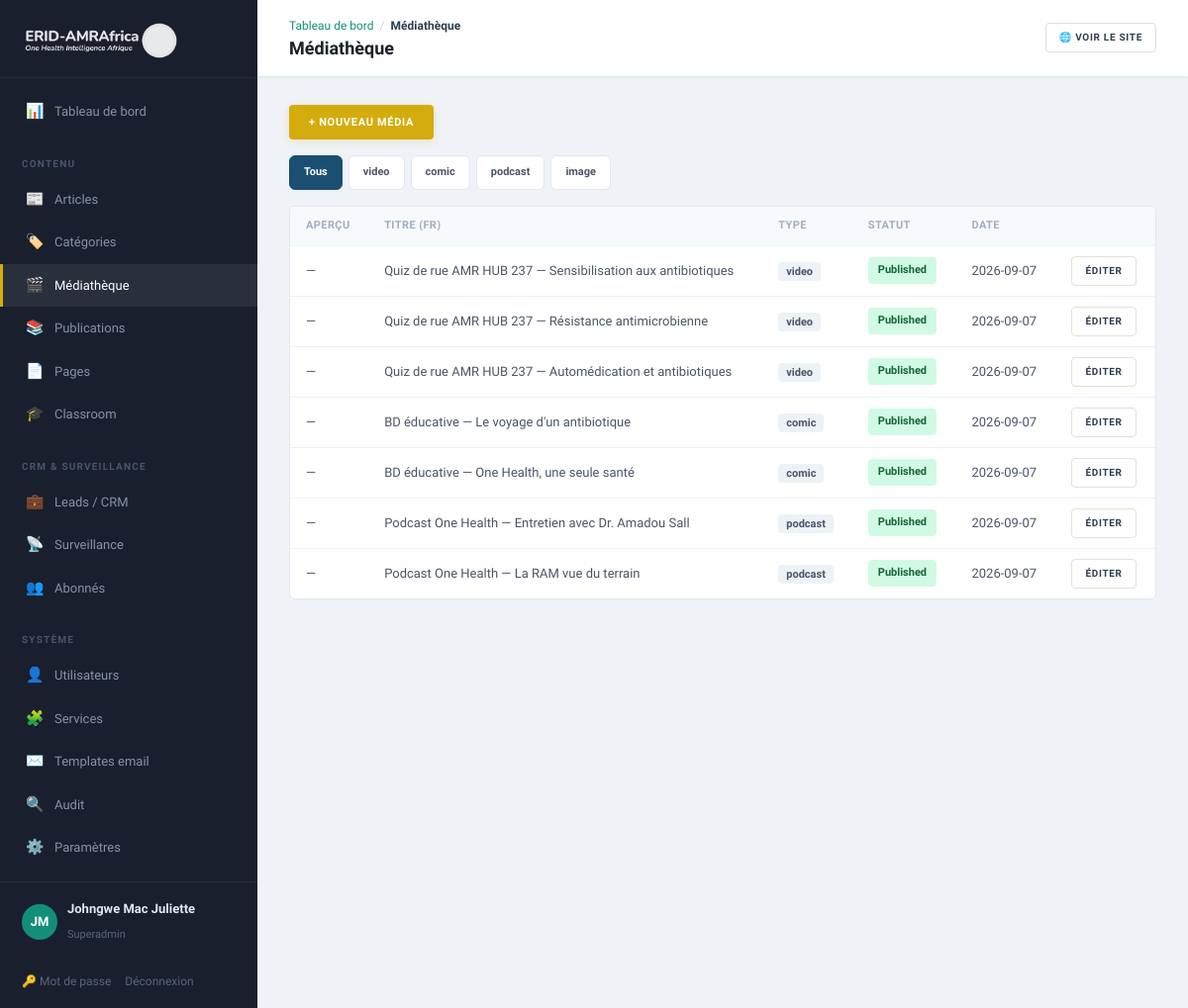
Screenshot of /admin/media (signed in) with the database file from the repository.
### tables this page shows
CREATE TABLE media_items (
    id              INT UNSIGNED AUTO_INCREMENT PRIMARY KEY,
    type            ENUM('video','comic','podcast','image') NOT NULL,
    sub_type        VARCHAR(40)     NULL,
    title_fr        VARCHAR(255)    NOT NULL,
    title_en        VARCHAR(255)    NOT NULL,
    description_fr  TEXT            NULL,
    description_en  TEXT            NULL,
    embed_url       VARCHAR(500)    NULL,             
    thumbnail       VARCHAR(255)    NULL,
    status          ENUM('draft','published') NOT NULL DEFAULT 'published',
    created_at      DATETIME        NOT NULL DEFAULT CURRENT_TIMESTAMP
);

### app/Core/View.php (called while the page is built, shortened)
<?php
final class View
{
    public static function render(string $template, array $data = [], string $layout = 'public'): void
    {
        $root = Config::get('root');
        extract($data, EXTR_SKIP);
        require $root . '/app/Views/' . $template . '.php';
    }
    public static function e(?string $s): string
    {
        return htmlspecialchars((string) $s, ENT_QUOTES, 'UTF-8');
    }
}

### app/Core/Controller.php (called while the page is built, shortened)
<?php
abstract class Controller
{
    protected function view(string $template, array $data = [], string $layout = 'public'): void
    {
        View::render($template, $data, $layout);
    }
    protected function input(string $key, ?string $default = null): ?string
    {
        $v = $_POST[$key] ?? $_GET[$key] ?? $default;
        return is_string($v) ? trim($v) : $default;
    }
}

### app/Controllers/Admin/MediaController.php (called while the page is built, shortened)
<?php
final class MediaController extends Controller
{
    public function index(): void
    {
        $filter = $this->input('type');
        $params = [];
        $where  = '1=1';
        $page = max(1, (int) ($this->input('page') ?: 1));
        $total = (int) Database::one("SELECT COUNT(*) AS c FROM media_items WHERE {$where}", $params)['c'];
        $totalPages = max(1, (int) ceil($total / 20));
        $offset = ($page - 1) * 20;
        $items = Database::all("SELECT * FROM media_items WHERE {$where} ORDER BY created_at DESC LIMIT 20 OFFSET {$offset}", $params);
        $this->view('admin/media', ['title' => 'Médiathèque', 'items' => $items, 'filter' => $filter, 'page' => $page, 'totalPages' => $totalPages], 'admin');
    }
}

### public/index.php (called while the page is built, shortened)
<?php
$router = new Router();
$router->dispatch($_SERVER['REQUEST_METHOD'], $_SERVER['REQUEST_URI']);

### app/Core/Database.php (called while the page is built, shortened)
<?php
final class Database
{
    private static ?PDO $pdo = null;
    public static function pdo(): PDO
    {
        if (self::$pdo === null) {
            $cfg = Config::get('db');
            $dsn = sprintf(
                'mysql:host=%s;port=%s;dbname=%s;charset=utf8mb4',
                $cfg['host'], $cfg['port'], $cfg['name']
            );
            try {
                self::$pdo = new PDO($dsn, $cfg['user'], $cfg['pass'], [
                    PDO::ATTR_ERRMODE            => PDO::ERRMODE_EXCEPTION,
                    PDO::ATTR_DEFAULT_FETCH_MODE => PDO::FETCH_ASSOC,
                    PDO::ATTR_EMULATE_PREPARES   => false,
                    PDO::MYSQL_ATTR_INIT_COMMAND => "SET NAMES utf8mb4 COLLATE utf8mb4_unicode_ci",
                ]);
            } catch (PDOException $e) {
                http_response_code(500);
                exit('Database connection failed.');
            }
        }
        return self::$pdo;
    }
    public static function all(string $sql, array $params = []): array
    {
        $stmt = self::pdo()->prepare($sql);
        $stmt->execute($params);
        return $stmt->fetchAll();
    }
}

### app/Views/admin/media.php (the view, shortened to what this page needs)
<?php
use App\Core\View; $e = fn($s) => View::e($s);
?>
<div class="toolbar"><a class="btn btn-gold" href="/admin/media/new">+ Nouveau média</a></div>
<div class="filters">
  <?php foreach (['', 'video','comic','podcast','image'] as $t): ?>
    <a class="chip <?= ($filter ?? null) === ($t ?: null) ? 'on' : '' ?>" href="/admin/media<?= $t ? '?type='.$t : '' ?>"><?= $e($t ?: 'Tous') ?></a>
  <?php endforeach; ?>
</div>
<div class="panel">
  <table class="data-table">
    <thead><tr><th>Aperçu</th><th>Titre (FR)</th><th>Type</th><th>Statut</th><th>Date</th><th></th></tr></thead>
    <tbody>
    <?php foreach ($items as $m): ?>
      <tr>
        <td><?php if ($m['thumbnail']): ?><img src="<?= $e($m['thumbnail']) ?>" alt="" style="height:40px;border-radius:4px"><?php else: ?>—<?php endif; ?></td>
        <td><?= $e($m['title_fr']) ?></td>
        <td><span class="badge"><?= $e($m['type']) ?></span></td>
        <td><span class="status status-<?= $e($m['status']) ?>"><?= $e($m['status']) ?></span></td>
        <td><?= $e(substr($m['created_at'], 0, 10)) ?></td>
        <td><a href="/admin/media/<?= (int)$m['id'] ?>/edit" class="btn btn-ghost sm">Éditer</a></td>
      </tr>
    <?php endforeach; ?>
    </tbody>
  </table>
</div>

### app/Core/Router.php (shortened to what this page needs)
<?php
final class Router
{
    private array $routes = ['GET' => [], 'POST' => []];
    public function get(string $path, callable|array $handler): void
    {
        $this->routes['GET'][$this->normalize($path)] = $handler;
    }
    public function post(string $path, callable|array $handler): void
    {
        $this->routes['POST'][$this->normalize($path)] = $handler;
    }
    private function normalize(string $path): string
    {
        return '/' . trim($path, '/');
    }
    public function dispatch(string $method, string $uri): void
    {
        $path = $this->normalize(parse_url($uri, PHP_URL_PATH) ?: '/');
        foreach ($this->routes[$method] ?? [] as $route => $handler) {
            $pattern = '#^' . preg_replace('#\{[a-zA-Z_]+\}#', '([^/]+)', $route) . '$#';
            if (preg_match($pattern, $path, $m)) {
                array_shift($m);
                $this->invoke($handler, $m);
                return;
            }
        }
    }
    private function invoke(callable|array $handler, array $args): void
    {
        if (is_array($handler)) {
            [$class, $method] = $handler;
            (new $class())->{$method}(...$args);
            return;
        }
    }
}

### public/assets/css/app.css (style rules this page uses)
:root { --navy:#1B4F72;--navy-d:#154360;--navy-l:#2E86C1; --teal:#148F77;--teal-d:#0E6655;--teal-l:#1ABC9C; --gold:#D4AC0D;--gold-d:#B7950B;--gold-l:#F4D03F; --green:#27AE60;--green-d:#1E8449;--green-l:#58D68D; --burgundy:#78281F;--burgundy-d:#5B1F18; --red:#CB4335;--warm:#F8F4EF; --accent:#148F77; --c-spillover:#1B4F72;--c-amr:#148F77;--c-policy:#D4AC0D;--c-tech:#27AE60; --ink:#2C3E50;--muted:#717D8A;--light:#A6ACAF; --bg:#FCFAF7;--bg-alt:#F4F0EB;--card:#fff;--line:#E5E0D8; --font-d:'Merriweather',Georgia,serif; --font-b:'Source Sans 3','Source Sans Pro',system-ui,sans-serif; --w:1140px; --radius:10px;--radius-sm:6px;--radius-xs:4px; --shadow:0 2px 12px rgba(44,62,80,.05); --shadow-lg:0 8px 28px rgba(44,62,80,.08); --shadow-hover:0 6px 24px rgba(44,62,80,.1); }
*,*::before,*::after { box-sizing:border-box }
html { overflow-x:hidden }
body { margin:0;font-family:var(--font-b);color:var(--ink);background:var(--bg);line-height:1.7;font-size:15.5px;-webkit-font-smoothing:antialiased;overflow-x:hidden }
a { color:var(--ink);text-decoration:none;transition:color .25s }
.btn { display:inline-flex;align-items:center;justify-content:center;gap:6px;padding:10px 20px;font-weight:700;border:none;cursor:pointer;font-size:11px;font-family:var(--font-b);text-transform:uppercase;letter-spacing:.7px;transition:all .25s;line-height:1.4;border-radius:var(--radius-xs);position:relative }
.btn.sm { padding:7px 13px;font-size:10px }
.btn-gold { background:var(--gold);color:#fff;box-shadow:0 2px 8px rgba(212,172,13,.2) }
.btn-ghost { background:#fff;border:1px solid var(--line);color:var(--ink) }
body.admin { display:flex;background:#EFF2F7;font-family:var(--font-b);min-height:100vh }
.panel { background:#fff;border:1px solid #E2E8F0;padding:0;margin-bottom:18px;border-radius:var(--radius-sm);overflow:hidden }
.panel > table { margin:0 }
.panel > .data-table { margin:0 }
.data-table { width:100%;border-collapse:collapse }
.data-table th { text-align:left;padding:10px 16px;font-size:11px;text-transform:uppercase;color:#A0AEC0;border-bottom:1px solid #EDF2F7;letter-spacing:.4px;font-weight:600;background:#F7FAFC }
.data-table td { padding:10px 16px;border-bottom:1px solid #EDF2F7;vertical-align:middle;font-size:13px;color:#4A5568 }
.data-table tr:last-child td { border-bottom:none }
.badge { background:#EDF2F7;color:#4A5568;padding:3px 8px;font-size:11px;font-weight:600;border-radius:4px }
.status { padding:4px 10px;font-size:11px;font-weight:700;text-transform:capitalize;border-radius:4px;display:inline-block }
.status-published { background:#D1FAE5;color:#166534 }
.filters,.toolbar { margin-bottom:16px;display:flex;gap:6px;flex-wrap:wrap;align-items:center }
.chip { padding:7px 14px;border:1px solid #E2E8F0;background:#fff;color:#4A5568;font-size:11px;font-weight:600;border-radius:6px;transition:all .2s;cursor:pointer }
.chip.on { background:var(--navy);color:#fff;border-color:var(--navy) }
.toolbar { margin-bottom:16px }

### rows the page displays
media_items: title_fr "Quiz de rue AMR HUB 237 — Sensibilisation aux antibiotiques", type "video", status "Published", created_at "2026-09-07"
media_items: title_fr "Quiz de rue AMR HUB 237 — Résistance antimicrobienne", type "video", status "Published", created_at "2026-09-07"
media_items: title_fr "Quiz de rue AMR HUB 237 — Automédication et antibiotiques", type "video", status "Published", created_at "2026-09-07"
media_items: title_fr "BD éducative — Le voyage d'un antibiotique", type "comic", status "Published", created_at "2026-09-07"
media_items: title_fr "BD éducative — One Health, une seule santé", type "comic", status "Published", created_at "2026-09-07"
media_items: title_fr "Podcast One Health — Entretien avec Dr. Amadou Sall", type "podcast", status "Published", created_at "2026-09-07"
media_items: title_fr "Podcast One Health — La RAM vue du terrain", type "podcast", status "Published", created_at "2026-09-07"

### other values shown
$e($c[0]) "Tableau de bord"
$e($c[0]) "Médiathèque"
$e($t ?: 'Tous') "Tous"
$e($t ?: 'Tous') "video"
$e($t ?: 'Tous') "comic"
$e($t ?: 'Tous') "podcast"
$e($t ?: 'Tous') "image"
